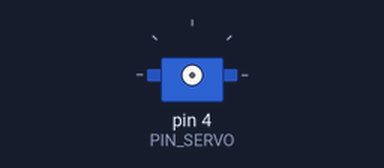
Simulated run of this sketch. Board: Arduino Mega 2560, built with avr-gcc and run on an emulated ATmega2560. On the bench: servo. Wiring (inferred from the names in the program): servo: signal pin 4. Servo pulses on a pin are drawn as a servo (544–2400 µs = 0–180°).

Above: at 0.05 s.
At 0.35 s:
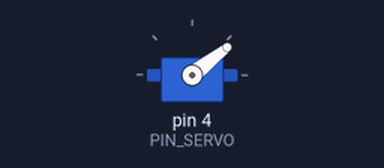
At 0.65 s:
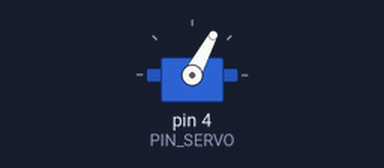
At 1.25 s:
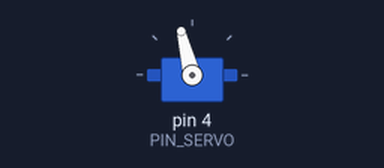
Timing chart, 0 to 3.0 s (numbered marks = the images above):
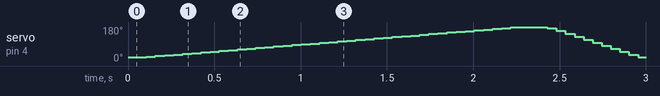

The sketch:

FAST_PWM_Servo.ino
```cpp
/*
 * Cycle: 20ms(TCINT1=398)
 * Duty:1.5ms(OCR1A=773)
 * Servo:PG5
*/

#define TIMSK_OVF 0X01
#define TIMSK_COMP_A 0X02
#define PRE_SCALE_64 0X03

#define PIN_SERVO 5
#define SERVO_SPEED 40
#define SERVO_NUM 2

static int servoPowerState=1, timerCount=0, AngleCnt=0, AngleFlag=10;

void setup() {
  // put your setup code here, to run once:
Serial.begin(9600);
noInterrupts();
TIMSK1|=TIMSK_COMP_A;
TIMSK1|=TIMSK_OVF;

/*FAST PWM mode*/
TCCR1A|=0X03;
TCCR1B&=~(0X03<<3);

TCCR1B|=PRE_SCALE_64;// pre scale setting

TCCR1A|=0x02<<6;// OCR enable
OCR1A=573;
TCNT1=398;
interrupts();

DDRG|=1<<PIN_SERVO;
PORTG|=1<<PIN_SERVO;

}

void loop() {
  // put your main code here, to run repeatedly:

  if(timerCount>=8)
  {
    servoPowerState=1;

    PORTG|=1<<PIN_SERVO;
    timerCount=0;

    if(OCR1A>=1023)
    {
      AngleFlag=-SERVO_SPEED;
    }

    else if(OCR1A<=573)
    {
      AngleFlag=SERVO_SPEED;
    }
  }

}

ISR(TIMER1_COMPA_vect)
{
  PORTG&=~(1<<PIN_SERVO);
}

ISR(TIMER1_OVF_vect)
{
  timerCount++;
  TCNT1=398;

  if(servoPowerState)
  {
    servoPowerState=0;
    OCR1A+=AngleFlag;
  }
}
```
